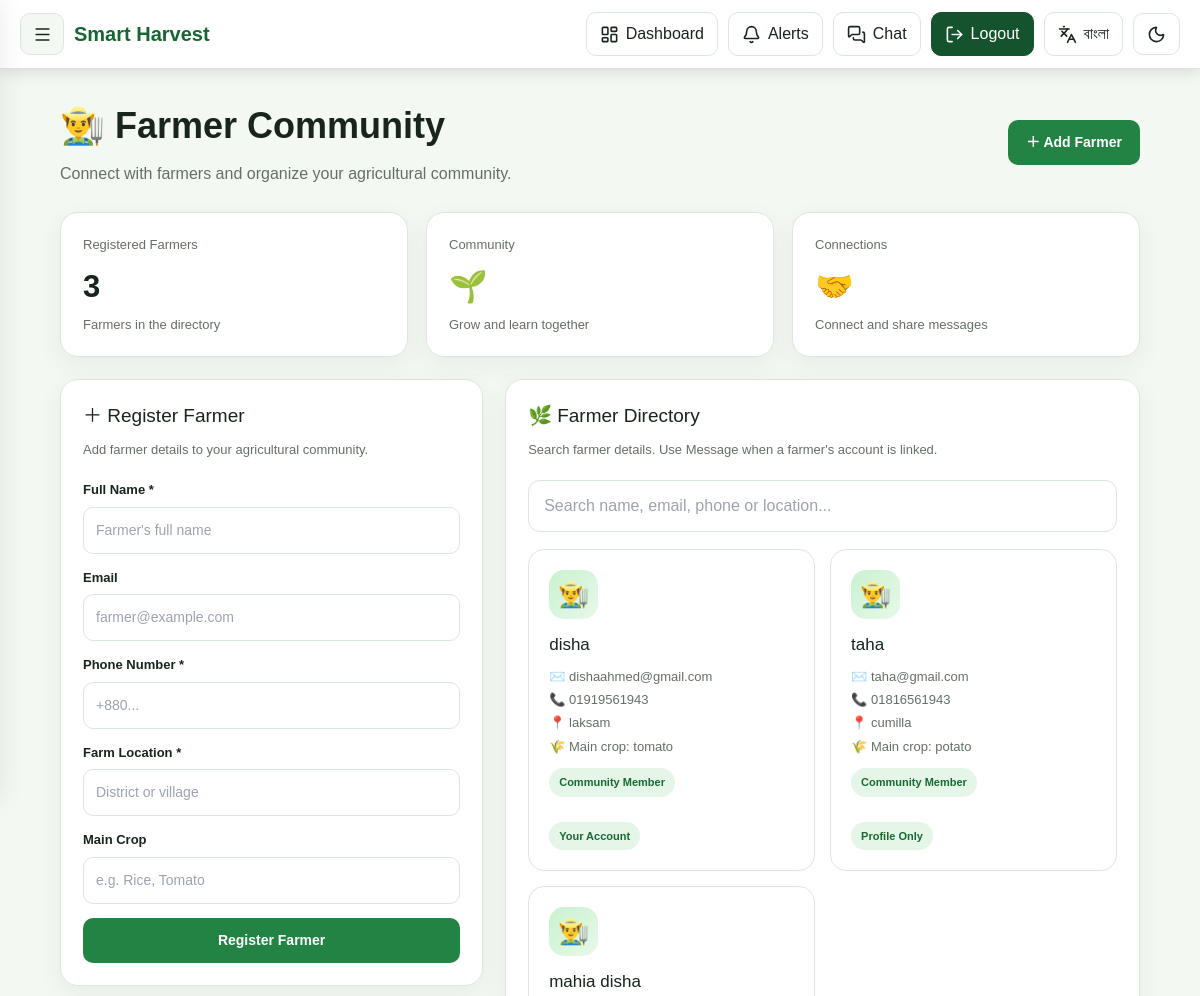
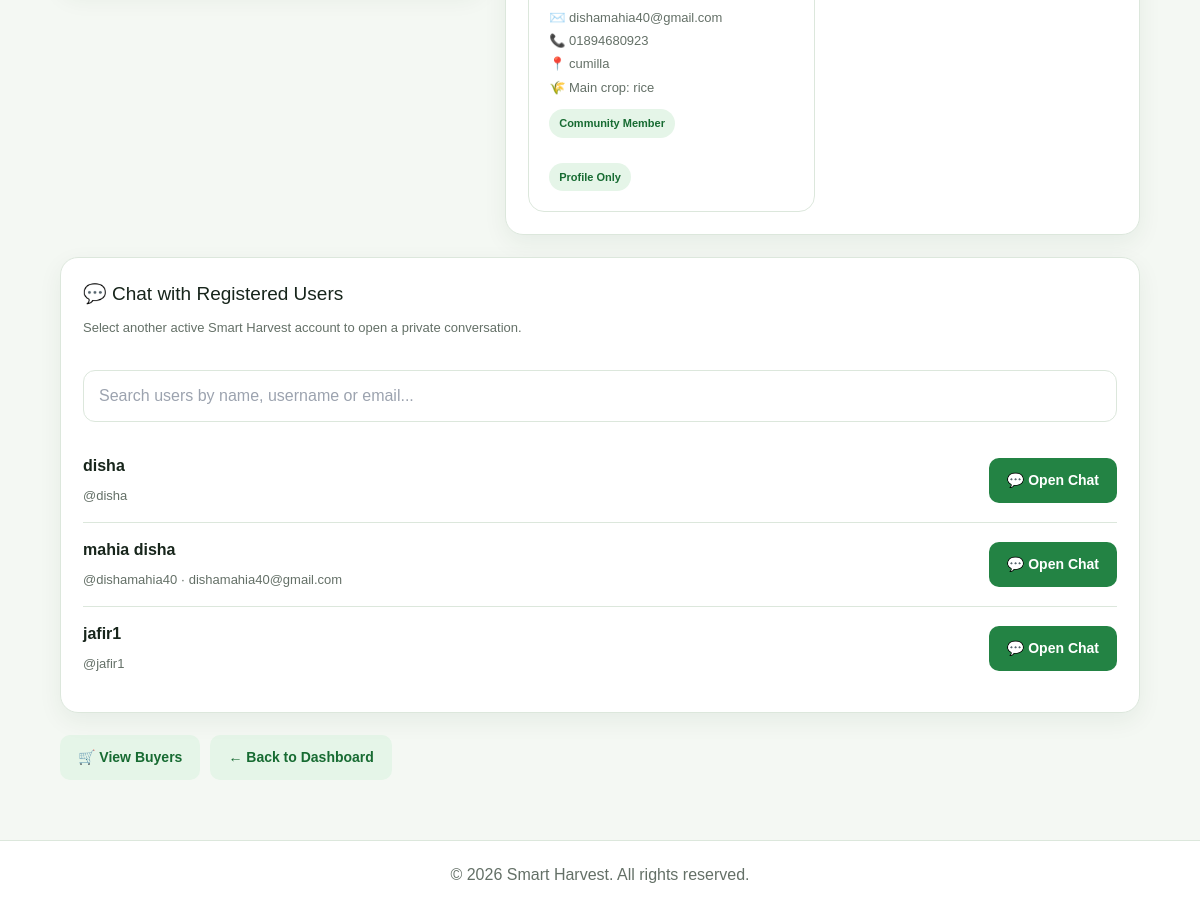
Screenshot of /farmers/ (signed in) with the database file from the repository (2 pictures, top to bottom).
### harvest_irregation/models.py (models this page shows, shortened)
class Farmer(models.Model):
    name = models.CharField(max_length=150)
    email = models.EmailField(blank=True)
    phone = models.CharField(max_length=20)
    location = models.CharField(max_length=200)
    main_crop = models.CharField(
        max_length=100,
        blank=True,
    )
    user = models.OneToOneField(
        User,
        on_delete=models.SET_NULL,
        null=True,
        blank=True,
        related_name="farmer_profile",
    )
    created_by = models.ForeignKey(
        User,
        on_delete=models.CASCADE,
        related_name="registered_farmers",
    )
    created_at = models.DateTimeField(
        auto_now_add=True,
    )
    class Meta:
        ordering = ["-created_at"]

### harvest_irregation/views.py (the view, shortened to what this page needs)
# urls.py: path("farmers/", views.farmers, name="farmers"),
@login_required(login_url="login")
@require_http_methods(["GET", "POST"])
def farmers(request):
    farmer_list = Farmer.objects.select_related("user", "created_by").all()
    chat_users = User.objects.filter(is_active=True).exclude(
        pk=request.user.pk
    ).order_by("username")
    return render(
        request,
        "farmers.html",
        {
            "farmers": farmer_list,
            "chat_users": chat_users,
        },
    )

### templates/farmers.html (shortened to what this page needs)
{% extends "base.html" %}
{% load static %}
{% block content %}
<div class="fm-page">
    <header class="fm-head">
        <div>
            <h1>👨‍🌾 Farmer Community</h1>
            <p>Connect with farmers and organize your agricultural community.</p>
        </div>
        <a class="fm-btn" href="#add-farmer">＋ Add Farmer</a>
    </header>
    <div class="fm-stats">
        <article class="fm-card">
            <div class="fm-label">Registered Farmers</div>
            <div class="fm-number">{{ farmers|length }}</div>
            <div class="fm-label">Farmers in the directory</div>
        </article>
        <article class="fm-card">
            <div class="fm-label">Community</div>
            <div class="fm-number">🌱</div>
            <div class="fm-label">Grow and learn together</div>
        </article>
        <article class="fm-card">
            <div class="fm-label">Connections</div>
            <div class="fm-number">🤝</div>
            <div class="fm-label">Connect and share messages</div>
        </article>
    </div>
    <div class="fm-content">
        <section class="fm-card" id="add-farmer">
            <h2>＋ Register Farmer</h2>
            <p class="fm-help">
                Add farmer details to your agricultural community.
            </p>
            <form method="POST" action="{% url 'farmers' %}" class="fm-form">
                <div class="fm-field">
                    <label for="fm-name">Full Name *</label>
                    <input id="fm-name" name="name" type="text"
                           placeholder="Farmer's full name"
                           maxlength="150" autocomplete="name" required>
                </div>
                <div class="fm-field">
                    <label for="fm-email">Email</label>
                    <input id="fm-email" name="email" type="email"
                           placeholder="farmer@example.com"
                           maxlength="254" autocomplete="email">
                </div>
                <div class="fm-field">
                    <label for="fm-phone">Phone Number *</label>
                    <input id="fm-phone" name="phone" type="tel"
                           placeholder="+880..."
                           maxlength="20" autocomplete="tel" required>
                </div>
                <div class="fm-field">
                    <label for="fm-location">Farm Location *</label>
                    <input id="fm-location" name="location" type="text"
                           placeholder="District or village"
                           maxlength="200" required>
                </div>
                <div class="fm-field">
                    <label for="fm-crop">Main Crop</label>
                    <input id="fm-crop" name="main_crop" type="text"
                           placeholder="e.g. Rice, Tomato" maxlength="100">
                </div>
                <button type="submit" class="fm-btn">
                    Register Farmer
                </button>
            </form>
        </section>
        <section class="fm-card">
            <h2>🌿 Farmer Directory</h2>
            <p class="fm-help">
                Search farmer details. Use Message when a farmer's account is linked.
            </p>
            <input class="fm-search"
                   id="farmerSearch"
                   type="search"
                   placeholder="Search name, email, phone or location..."
                   aria-label="Search farmers">
            <div class="fm-list" id="farmerList">
                {% for farmer in farmers %}
                    <article class="fm-person farmer-item">
                        <div class="fm-avatar" aria-hidden="true">👨‍🌾</div>
                        <h3>{{ farmer.name }}</h3>
                        <div class="fm-detail">
                            {% if farmer.email %}
                                ✉️ {{ farmer.email }}
                            {% else %}
                                ✉️ Email not provided
                            {% endif %}
                            <br>📞 {{ farmer.phone }}
                            <br>📍 {{ farmer.location }}
                            {% if farmer.main_crop %}
                                <br>🌾 Main crop: {{ farmer.main_crop }}
                            {% endif %}
                        </div>
                        <span class="fm-tag">Community Member</span>
                        <div class="fm-person-actions">
                            {% if farmer.user_id %}
                                {% if farmer.user_id != request.user.id %}
                                    <a class="fm-btn"
                                       href="{% url 'direct_chat' user_id=farmer.user_id %}">
                                        💬 Message Farmer
                                    </a>
                                {% else %}
                                    <span class="fm-tag">Your Account</span>
                                {% endif %}
                            {% else %}
                                <span class="fm-tag"
                                      title="This farmer has no linked login account.">
                                    Profile Only
                                </span>
                            {% endif %}
                        </div>
                    </article>
                {% empty %}
                    <div class="fm-empty">
                        <div style="font-size:40px">🌾</div>
                        <strong>No farmers found</strong>
                        <p>Registered farmers will appear here.</p>
                    </div>
                {% endfor %}
            </div>
        </section>
    </div>
    <section class="fm-card fm-chat-section">
        <h2>💬 Chat with Registered Users</h2>
        <p class="fm-help">
            Select another active Smart Harvest account to open a private conversation.
        </p>
        <input
            class="fm-search fm-chat-search"
            id="chatUserSearch"
            type="search"
            placeholder="Search users by name, username or email..."
            aria-label="Search registered users"
        >
        <div id="chatUserList">
            {% for chat_user in chat_users %}
                <div class="fm-chat-user chat-user">
                    <div class="fm-chat-user-info">
                        <strong>
                            {% if chat_user.first_name %}
                                {{ chat_user.first_name }}
                            {% else %}
                                {{ chat_user.username }}
                            {% endif %}
                        </strong>
                        <span>
                            @{{ chat_user.username }}
                            {% if chat_user.email %}
                                · {{ chat_user.email }}
                            {% endif %}
                        </span>
                    </div>
                    <a
                        class="fm-btn"
                        href="{% url 'direct_chat' user_id=chat_user.id %}"
                    >
                        💬 Open Chat
                    </a>
                </div>
            {% empty %}
                <div class="fm-empty">
                    No other registered users are available yet.
                    Create a second test account to try messaging.
                </div>
            {% endfor %}
        </div>
    </section>
    <div class="fm-footer-actions">
        <a class="fm-btn alt" href="{% url 'buyers' %}">🛒 View Buyers</a>
        <a class="fm-btn alt" href="{% url 'dashboard' %}">← Back to Dashboard</a>
    </div>
</div>
{% endblock %}

### templates/farmers.html (style rules this page uses)
.fm-page { padding: 30px 5%; min-height: 80vh; background: var(--bg, #f7faf7); color: var(--text, #20352a); }
.fm-page * { box-sizing: border-box; }
.fm-head { display: flex; justify-content: space-between; align-items: center; flex-wrap: wrap; gap: 16px; margin-bottom: 25px; }
.fm-head h1 { font-size: clamp(27px, 4vw, 36px); font-weight: 800; margin: 0 0 8px; }
.fm-head p { margin: 0; color: var(--muted, #718078); line-height: 1.6; }
.fm-btn { display: inline-flex; justify-content: center; align-items: center; gap: 7px; padding: 12px 18px; border-radius: 10px; border: 0; background: #238344; color: #fff; text-decoration: none; font-weight: 700; cursor: pointer; transition: .25s; font-family: inherit; font-size: 14px; }
.fm-btn.alt { background: #e5f5e8; color: #176b32; }
.fm-stats { display: grid; grid-template-columns: repeat(3, minmax(0, 1fr)); gap: 18px; margin-bottom: 22px; }
.fm-card { background: var(--card-bg, #fff); border: 1px solid var(--border, #e5ece6); border-radius: 18px; padding: 22px; box-shadow: 0 8px 25px #163b2010; animation: fmUp .5s both; transition: .25s; min-width: 0; }
.fm-label { font-size: 13px; color: var(--muted, #718078); }
.fm-number { font-size: 31px; font-weight: 800; margin: 10px 0 4px; }
.fm-content { display: grid; grid-template-columns: .8fr 1.2fr; gap: 22px; align-items: start; }
.fm-card h2 { font-size: 19px; margin: 0 0 8px; }
.fm-help { font-size: 13px; color: var(--muted, #718078); line-height: 1.65; margin: 0 0 20px; }
.fm-form { display: grid; grid-template-columns: 1fr; gap: 14px; }
.fm-field label { display: block; font-size: 13px; font-weight: 700; margin-bottom: 7px; }
.fm-field input { width: 100%; padding: 12px; border: 1px solid var(--border, #dce5dd); border-radius: 10px; background: var(--input-bg, #fff); color: var(--text, #20352a); font: inherit; font-size: 14px; }
.fm-search { width: 100%; padding: 13px 15px; border: 1px solid var(--border, #dce5dd); border-radius: 12px; background: var(--input-bg, #fff); color: var(--text, #20352a); font: inherit; margin-bottom: 17px; }
.fm-list { display: grid; grid-template-columns: repeat(2, minmax(0, 1fr)); gap: 15px; }
.fm-person { padding: 20px; border: 1px solid var(--border, #e5ece6); background: var(--card-bg, #fff); border-radius: 16px; transition: .25s; animation: fmUp .5s both; min-width: 0; overflow-wrap: anywhere; }
.fm-avatar { width: 49px; height: 49px; display: flex; align-items: center; justify-content: center; border-radius: 15px; background: linear-gradient(135deg, #c9f2d0, #e8f8e9); font-size: 25px; margin-bottom: 13px; }
.fm-person h3 { font-size: 17px; margin: 0 0 7px; overflow-wrap: anywhere; }
.fm-detail { font-size: 13px; color: var(--muted, #718078); line-height: 1.8; overflow-wrap: anywhere; }
.fm-tag { display: inline-block; margin-top: 10px; padding: 6px 10px; background: #e5f5e8; color: #176b32; border-radius: 20px; font-size: 11px; font-weight: 700; }
.fm-person-actions { display: flex; gap: 10px; flex-wrap: wrap; align-items: center; margin-top: 15px; }
.fm-footer-actions { display: flex; gap: 10px; flex-wrap: wrap; margin-top: 22px; }
.fm-chat-section { margin-top: 22px; }
.fm-chat-search { margin-top: 12px; }
.fm-chat-user { display: flex; align-items: center; justify-content: space-between; flex-wrap: wrap; gap: 14px; padding: 15px 0; border-bottom: 1px solid var(--border, #e5ece6); }
.fm-chat-user:last-child { border-bottom: 0; }
.fm-chat-user-info { min-width: 0; overflow-wrap: anywhere; }
.fm-chat-user-info strong { display: block; margin-bottom: 5px; }
.fm-chat-user-info span { font-size: 13px; color: var(--muted, #718078); }

### templates/base.html (style rules this page uses)
:root { --primary: #14532d; --primary-light: #166534; --bg: #f4f8f3; --surface: #ffffff; --text: #17251b; --muted: #647067; --border: #dce7dc; --shadow: rgba(0, 0, 0, 0.12); }
* { box-sizing: border-box; }
html { min-height: 100%; scroll-behavior: smooth; overflow-x: hidden; }
body { margin: 0; min-height: 100vh; overflow-x: hidden; background: var(--bg); color: var(--text); font-family: Arial, Helvetica, sans-serif; transition: background .3s, color .3s; }
a { text-decoration: none; }
button { font: inherit; }

### rows the page displays
Farmer: name "disha", email "dishaahmed@gmail.com", phone "01919561943", location "laksam", main_crop "tomato", shows "Your Account"
Farmer: name "taha", email "taha@gmail.com", phone "01816561943", location "cumilla", main_crop "potato", shows "Profile Only"
Farmer: name "mahia disha", email "dishamahia40@gmail.com", phone "01894680923", location "cumilla", main_crop "rice", shows "Profile Only"

### other values shown
{{ farmers|length }} "3"
{{ chat_user.username }} "disha"
{{ chat_user.first_name }} "mahia disha"
{{ chat_user.username }} "dishamahia40"
{{ chat_user.email }} "dishamahia40@gmail.com"
{{ chat_user.username }} "jafir1"
